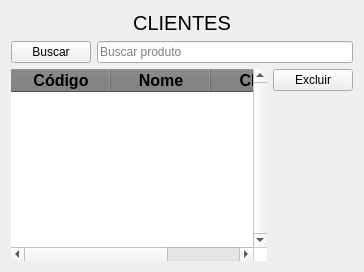
      <widget class="QWidget" name="pg_cliente">
       <layout class="QVBoxLayout" name="verticalLayout_14">
        <item>
         <widget class="QLabel" name="label_4">
          <property name="font">
           <font>
            <pointsize>15</pointsize>
            <weight>50</weight>
            <bold>false</bold>
           </font>
          </property>
          <property name="text">
           <string>CLIENTES</string>
          </property>
          <property name="alignment">
           <set>Qt::AlignCenter</set>
          </property>
         </widget>
        </item>
        <item>
         <layout class="QHBoxLayout" name="horizontalLayout_20">
          <item>
           <widget class="QPushButton" name="btn_buscar_cliente">
            <property name="cursor">
             <cursorShape>PointingHandCursor</cursorShape>
            </property>
            <property name="styleSheet">
             <string notr="true"/>
            </property>
            <property name="text">
             <string>Buscar</string>
            </property>
           </widget>
          </item>
          <item>
           <widget class="QLineEdit" name="txt_buscar_cliente">
            <property name="placeholderText">
             <string>Buscar produto</string>
            </property>
           </widget>
          </item>
         </layout>
        </item>
        <item>
         <layout class="QHBoxLayout" name="horizontalLayout_24">
          <item>
           <widget class="QTableWidget" name="tw_cliente">
            <property name="font">
             <font>
              <pointsize>12</pointsize>
              <weight>50</weight>
              <bold>false</bold>
             </font>
            </property>
            <property name="layoutDirection">
             <enum>Qt::LeftToRight</enum>
            </property>
            <property name="styleSheet">
             <string notr="true">QHeaderView::section{

	background-color: rgb(122, 122, 122);

	
	font: 75 12pt &quot;Arial&quot;;




}
QTableWidget{
	

	background-color: rgb(255, 255, 255);

}</string>
            </property>
            <property name="frameShape">
             <enum>QFrame::NoFrame</enum>
            </property>
            <property name="frameShadow">
             <enum>QFrame::Sunken</enum>
            </property>
            <property name="verticalScrollBarPolicy">
             <enum>Qt::ScrollBarAlwaysOn</enum>
            </property>
            <property name="sizeAdjustPolicy">
             <enum>QAbstractScrollArea::AdjustIgnored</enum>
            </property>
            <property name="autoScrollMargin">
             <number>16</number>
            </property>
            <property name="dragEnabled">
             <bool>false</bool>
            </property>
            <property name="dragDropMode">
             <enum>QAbstractItemView::NoDragDrop</enum>
            </property>
            <property name="alternatingRowColors">
             <bool>true</bool>
            </property>
            <property name="showGrid">
             <bool>true</bool>
            </property>
            <property name="gridStyle">
             <enum>Qt::NoPen</enum>
            </property>
            <property name="wordWrap">
             <bool>false</bool>
            </property>
            <property name="cornerButtonEnabled">
             <bool>true</bool>
            </property>
            <column>
             <property name="text">
              <string notr="true">Código</string>
             </property>
             <property name="font">
              <font>
               <pointsize>12</pointsize>
               <weight>75</weight>
               <bold>true</bold>
              </font>
             </property>
             <property name="textAlignment">
              <set>AlignCenter</set>
             </property>
            </column>
            <column>
             <property name="text">
              <string>Nome</string>
             </property>
             <property name="font">
              <font>
               <pointsize>12</pointsize>
               <weight>75</weight>
               <bold>true</bold>
              </font>
             </property>
             <property name="textAlignment">
              <set>AlignCenter</set>
             </property>
            </column>
            <column>
             <property name="text">
              <string>CNPJ</string>
             </property>
             <property name="font">
              <font>
               <pointsize>12</pointsize>
               <weight>75</weight>
               <bold>true</bold>
              </font>
             </property>
             <property name="textAlignment">
              <set>AlignCenter</set>
             </property>
            </column>
           </widget>
          </item>
          <item>
           <layout class="QVBoxLayout" name="verticalLayout_2">
            <item>
             <widget class="QPushButton" name="btn_excluir_cliente">
              <property name="cursor">
               <cursorShape>PointingHandCursor</cursorShape>
              </property>
              <property name="styleSheet">
               <string notr="true"/>
              </property>
              <property name="text">
               <string>Excluir</string>
              </property>
             </widget>
            </item>
            <item>
             <spacer name="verticalSpacer_3">
              <property name="orientation">
               <enum>Qt::Vertical</enum>
              </property>
              <property name="sizeHint" stdset="0">
               <size>
                <width>20</width>
                <height>40</height>
               </size>
              </property>
             </spacer>
            </item>
           </layout>
          </item>
         </layout>
        </item>
       </layout>
      </widget>
